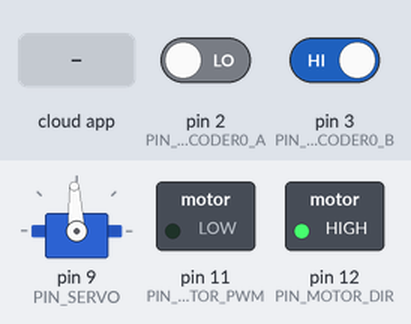
Simulated run of this sketch. Board: Arduino Uno, built with avr-gcc and run on an emulated ATmega328P. On the bench: servo, switched loads named in the sketch (green lamp = pin HIGH). The inputs (shaded band) are chosen by the test bench; at power-on: pin 2 (PIN_ENCODER0_A) LOW, pin 3 (PIN_ENCODER0_B) HIGH. The ROS host is connected and sends only what is stated.

Above: at 1.2 s.
1.3 s: the phone or cloud app sets ctrl_servo to -100
At 2.3 s:
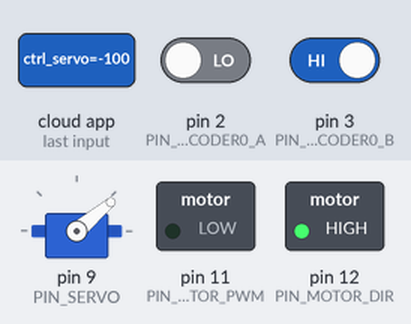
2.8 s: the phone or cloud app sets ctrl_motor to -100
At 3.7 s:
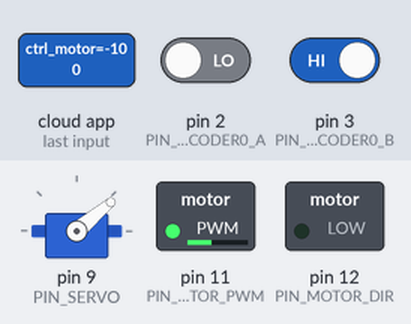
4.3 s: the phone or cloud app sets ctrl_servo to 0
At 4.7 s:
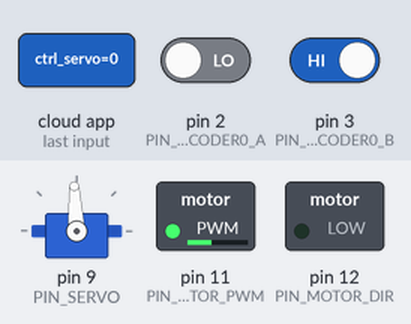
5.8 s: the phone or cloud app sets ctrl_motor to 0
At 6.1 s:
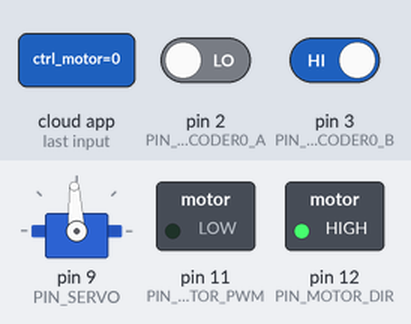
7.3 s: the phone or cloud app sets ctrl_servo to 100
At 8.2 s:
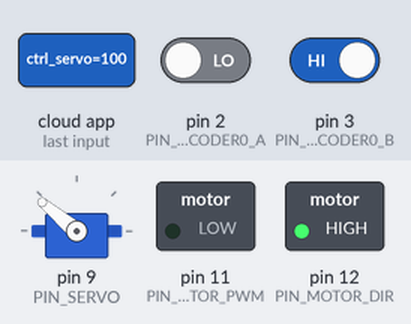
8.8 s: the phone or cloud app sets ctrl_motor to 100
At 9.6 s:
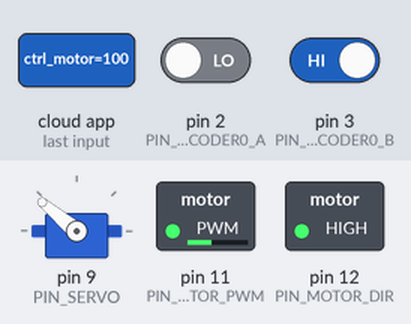
Timing chart, 0 to 11.3 s (numbered marks = the images above; inputs shaded):
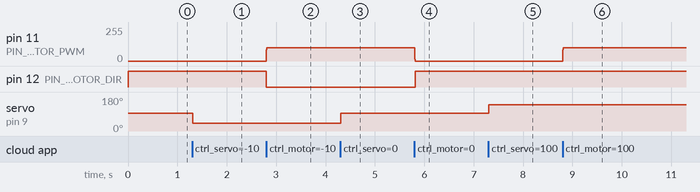

The sketch:

arduino.ino
```cpp
/**
 * \file arduino_220902.ino
 *
 * \brief
 * Servo, Motor 테스트용 아두이노 파일
 *
 * 코드분석 메모
 * <220902>
 * 12번 단자 Motor driver 어디핀에 연결되는지 확인 및 HIGH/LOW시 전진 후진 확인 필요(아마 High가 전진 일거 같음)
 * Servo duty 별 각도 제한 확인 1000~1500~2000us / 주기 : 20ms(50Hz) 제어 가능여부 확인
 *
 */


/******************************************************************************/
/*----------------------------------Includes----------------------------------*/
/******************************************************************************/
#include <Arduino.h>
#include <Servo.h>
#include <ros.h>
#include <std_msgs/Float32.h>
//#include <std_msgs/String.h>
//#include <std_msgs/Empty.h>


/******************************************************************************/
/*-----------------------------------Macros-----------------------------------*/
/******************************************************************************/

/* Pin Map Setting */
#define PIN_SERVO       9    // PWM Analog 출력 - Timer1, 490Hz
#define PIN_MOTOR_PWM   11   // PWM Analog 출력 - Timer2, 490Hz
#define PIN_MOTOR_DIR   12   // Digital 신호 출력
#define PIN_ENCODER0_A  2    // interupt 0
#define PIN_ENCODER0_B  3    // interupt 1

/* Arduino Configuration */
#define LOOP_TIME       10   // 10ms

/* Sensor & Actuator Configuration */
#define ENC_SPD_GAIN      0.0001
#define MOTOR_IN_MAX      255        // Pwm Duty 만들어주는 analogWrite 범위가 0~255일 건데 왜 300?
#define SERVO_MIN         40         // TODO : 스펙보고 확인 필요 / Servo 최소 각도 [deg]
#define SERVO_MAX         140        // Servo 최대 각도 [deg]
#define STEER_ANGLE_MAX   20         // 대략적인 Steering Angle[deg] Max

/* Controller Gains */
#define PID_GAIN_P    1
#define PID_GAIN_D    0.0015
#define PID_GAIN_I    0.01

/******************************************************************************/
/*-------------------------Function Prototypes--------------------------------*/
/******************************************************************************/

int setSteer(float steerIn);

void setMotorPwm(int input);
void runPIDCtrl(float ref);

void doEncoderA();
void doEncoderB();

float getVehicleSpeed();
void  ctrl_servo_cb(const std_msgs::Float32 & ctrl_servo_msg);
void  ctrl_motor_cb(const std_msgs::Float32 & ctrl_motor_msg);

/******************************************************************************/
/*------------------------------Global variables------------------------------*/
/******************************************************************************/

/*
* TODO : Servo 각도 배열
*   각도 범위   : ?? (40~140[deg])
*   각도당 Duty : ?? (1000~2000us (1500us = 90deg / 직진))
*/
int servoList[11] = {SERVO_MIN,   50,       60,     70,       80,   93,   100,      110,    120,    130, SERVO_MAX};      // 수정된 servo list
float steerList[11] = {-0.40697,-0.37506,-0.31587,-0.23214,-0.16328,-0.01,0.128524,0.178899,0.30116,0.384688,0.41333};  // 수정된 steer list
//float steerList[11] = {-0.40697,-0.37506,-0.31587,-0.23214,-0.16328,-0.017378,0.128524,0.178899,0.30116,0.384688,0.41333};  // 원본 steer list
Servo servo;          // servo용 객체

// 시간 측정용
unsigned long prev_time_ms;
unsigned long count=0;    // 시작 후 10ms당 1번씩 count

// 차량 제어용 변수들
int servoInput = 0;
int servoOut = 93;
float rosInput_servo=0;   // [deg]

boolean motorRunStatus;
float refMotorSpeed;
int   motorPwmDuty;
int   encoder0Pos = 0;
float rosInput_refMotorSpeed;   // [refMotor Pwm Duty -255~255]

ros::NodeHandle nh;
ros::Subscriber<std_msgs::Float32> sub_ctrl_servo("ctrl_servo", ctrl_servo_cb);
ros::Subscriber<std_msgs::Float32> sub_ctrl_motor("ctrl_motor", ctrl_motor_cb);

/******************************************************************************/
/*-------------------------Function Implementations---------------------------*/
/******************************************************************************/

void setup(){
  /*
  * 모터 드라이버 input용 PWM 주파수 변경
  *   Pin 11(Timer2, 490Hz)의 주파수 변경 :-> 31.37255 [kHz]
  *   모터 드라이버(DMC-16) 권장 Input PWM 주파수 : 1~40kHz
  *
  *   주파수 계산 방식 : clk_T2S=31.37255 [kHz] / Prescaler
  *   Prescaler 설정 : TCCR2B(2:0 bit) : 64 -> 1로 바꿈)
  *
  *   reference : https://gist.github.com/anbara/e7e371d4fbdff896e8703fdb000fdaeb
  *             : ATmega328P_Datasheet, 17.10 / 17.11.2 참조
  */
  TCCR2B = (TCCR2B & 0b11111000) | 0x01;

  /* Servo Setup */
  servo.attach(PIN_SERVO);         // Servo Pin 지정
//  servo.writeMicroseconds(1500);  // Servo 위치 90도로 초기화
  setSteer(0.0);

  /* Motor Driver Setup */
  pinMode(PIN_MOTOR_PWM, OUTPUT);   // Motor Pwm pin 지정, analogWrite 쓸 때 자동 지정되긴 함
  pinMode(PIN_MOTOR_DIR, OUTPUT);   // Motor 회전방향

  /* Encoder Driver Setup */
  pinMode(PIN_ENCODER0_A, INPUT);   // PIN_ENCODER0_A 읽는 것
  pinMode(PIN_ENCODER0_B, INPUT);   // PIN_ENCODER0_B 읽는 것
  attachInterrupt(0, doEncoderA, CHANGE); // encoder pin on interrupt 0 (pin 2)
  attachInterrupt(1, doEncoderB, CHANGE); // encoder pin on interrupt 1 (pin 3)

  Serial.begin (57600);    // 아두이노 시리얼 통신
  prev_time_ms = millis();    // setup시 시간 측정
  setSteer(0.0);
  setMotorPwm(0);
  nh.initNode();
  nh.subscribe(sub_ctrl_servo);
  nh.subscribe(sub_ctrl_motor);
}

/* Arduino Loop */
void loop() {
  // subscriber들이 한번 정보를 받도록 함
  nh.spinOnce();

  if((millis() - prev_time_ms)>=(unsigned long)(10)){
    // 10ms에 한번 제어하도록 함
    setSteer(rosInput_servo*DEG_TO_RAD);

    float dt = millis() - prev_time_ms;
    float vehicleSpeed = getVehicleSpeed(dt);

    runPIDCtrl(rosInput_refMotorSpeed, vehicleSpeed);
    count++;
    prev_time_ms = millis();  // loop 끝의 시간 확인
  }
}

/**
 * steering angle[rad]을 servoOut 으로 변환 (원본에서 수정됨)
 *
 * @param   steerIn   조향 각도[rad]
 * @return  servoOut  40도() ~ 140도
 */
int setSteer(float steerIn){
  int numList = 11;
  servoOut= 93;

  if(steerIn<steerList[0]){
    servoOut = servoList[0];
  }
  else if (steerIn>steerList[numList-1]){
    servoOut = servoList[numList-1];
  }
  else{
    for(int index=0; index<numList-1; index++){
      if((steerList[index]<=steerIn)&&(steerIn<steerList[index+1])){
        servoOut = (int)((10.00)*(steerIn-steerList[index])/(steerList[index+1]-steerList[index]))+servoList[index];
        break;
      }
    }
  }
  servo.write(servoOut);
}

/**
 * Motor Pwm Duty 0~255 Setting 하는것
 *
 * @par am   input     PWM Duty [-255~255]
 *                              -255~0은 후진으로 Setting
 *                              0~255는 전진으로 Setting
 */
void setMotorPwm(int input)
{
  motorPwmDuty = input;
  // Serial.println("setPWM");
  if((input >= (-1*MOTOR_IN_MAX)) && (input <= MOTOR_IN_MAX))
  // if input signal is in range
  {
    if(input>=0)
    {
      digitalWrite(PIN_MOTOR_DIR,HIGH);
      analogWrite(PIN_MOTOR_PWM,input);
    }
    else    // input < 0
    {
      digitalWrite(PIN_MOTOR_DIR,LOW);
      analogWrite(PIN_MOTOR_PWM,(-input));
    }
  }
}

void doEncoderA(){
  // look for a low-to-high on channel A
  if (digitalRead(PIN_ENCODER0_A) == HIGH) {
    // check channel B to see which way encoder is turning
    if (digitalRead(PIN_ENCODER0_B) == LOW) {
      encoder0Pos = encoder0Pos + 1;
    }
    else {
      encoder0Pos = encoder0Pos - 1;
    }
  }
  else   // must be a high-to-low edge on channel A
  {
    // check channel B to see which way encoder is turning
    if (digitalRead(PIN_ENCODER0_B) == HIGH) {
      encoder0Pos = encoder0Pos + 1;
    }
    else {
      encoder0Pos = encoder0Pos - 1;
    }
  }
  //Serial.println (encoder0Pos);
}

/* EncoderB Interrupt - 출력파형 확인 */
void doEncoderB(){
  // look for a low-to-high on channel B
  if (digitalRead(PIN_ENCODER0_B) == HIGH) {
   // check channel A to see which way encoder is turning
    if (digitalRead(PIN_ENCODER0_A) == HIGH) {
      encoder0Pos = encoder0Pos + 1;
    }
    else {
      encoder0Pos = encoder0Pos - 1;
    }
  }
  // Look for a high-to-low on channel B
  else {
    // check channel B to see which way encoder is turning
    if (digitalRead(PIN_ENCODER0_A) == LOW) {
      encoder0Pos = encoder0Pos + 1;
    }
    else {
      encoder0Pos = encoder0Pos - 1;
    }
  }
  //Serial.println (encoder0Pos);
}


/**
 * Motor Pwm Duty 0~255 Setting 하는것
 *
 * @param   ref           reference vehicle speed PWM Duty [-255~255]
 * @param   vehicleSpeed  Encoder를 통해 계산된 vehicle Speed
 *                              0~255는 전진으로 Setting
 */
void runPIDCtrl(float ref, float vehicleSpeed){
  // Error 값 초기화
  float error = ref - vehicleSpeed;
  static float iValue = 0;        // static 선언으로 처음만 초기화되고 안없어짐
  static float prevErr = 0;

  // 미분, 적분오차 계산
  float dValue = (prevErr - error) / (0.001*LOOP_TIME);
  iValue = (iValue*0.97) + error * (0.001*LOOP_TIME); // integral with forgetting factor

  // PID 제어값 계산 및 PWM 제어기에 넣어주기
  float u = PID_GAIN_P * error + PID_GAIN_I * iValue + PID_GAIN_D * dValue;

//  Serial.print("Motor PWM Set:");
//  Serial.println(u);

  setMotorPwm((int)u);

  // 이전 Error 값 저장
  prevErr = error;
}

float getVehicleSpeed(float dt){
  float speed = ENC_SPD_GAIN * encoder0Pos / (0.001*dt);    // encoder 이동 + Speedgain으로 변위 측정 / LOOP_TIME (10ms 이므로 0.01 sec로 변환)
  //Serial.println(speed);
  encoder0Pos = 0;
  return speed;
}

void  ctrl_servo_cb(const std_msgs::Float32 &ctrl_servo_msg){
  // Float32 스티어링 각도 [deg]
  rosInput_servo = ctrl_servo_msg.data;
}

void  ctrl_motor_cb(const std_msgs::Float32 &ctrl_motor_msg){
  // Float32 motor duty [0~255]
  rosInput_refMotorSpeed = ctrl_motor_msg.data;
}
//void GetMessageServo( const std_msgs::Float32 & servo_msg){
//  rosinput_servo = servo_msg.data;
//  servoInput = setSteer(rosinput_servo);
//}
```

Measured:
- after the input at 1.3 s, servo on pin 9 (PIN_SERVO): 93° → 40° at once
- after the input at 2.8 s, pin 11 (PIN_MOTOR_PWM): 0/255 → 100/255 at once; pin 12 (PIN_MOTOR_DIR): HIGH → LOW at once
- after the input at 4.3 s, servo on pin 9 (PIN_SERVO): 40° → 93° at once
- after the input at 5.8 s, pin 11 (PIN_MOTOR_PWM): 100/255 → 0/255 at once; pin 12 (PIN_MOTOR_DIR): LOW → HIGH at once
- after the input at 7.3 s, servo on pin 9 (PIN_SERVO): 93° → 140° at once
- after the input at 8.8 s, pin 11 (PIN_MOTOR_PWM): 0/255 → 100/255 at once
